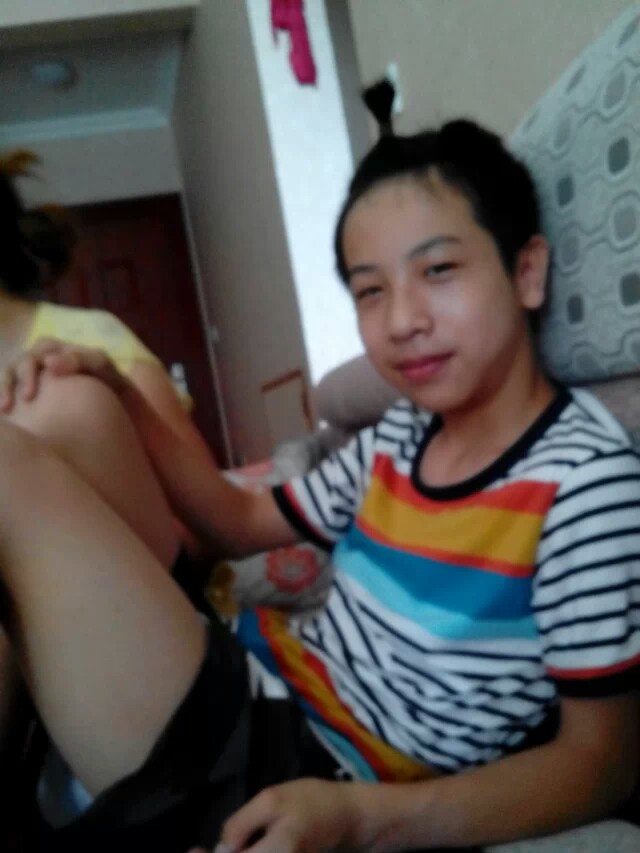
#> input picture 1408248995520.jpeg, 640 x 853 px, given in place of the camera
$ jupyter execute --allow-errors '1.OpenCV-Python安装.ipynb'   (text cells are left out)
#> lines starting #> are read from the running program, lines starting #| are printed output that depends on the picture; pictures that were not available may be replaced by others from this repository, and a replacement may not be noted
[cell 1]
import cv2
import numpy as np

[cell 2]
img=cv2.imread("test.png",1)          #读取函数，第一个参数图片路径，第二个参数图片类型--1代表彩色图片，2代表灰度图片

[cell 3]
cv2.imshow("image",img)               #显示函数 窗口名+图片对象
key = cv2.waitKey(0)                  #等待函数，参数为等待的时间，单位是毫秒。0为一直等待
#> (key q is pressed here)
if key==27: #按esc键时，关闭所有窗口
    print(key)
    cv2.destroyAllWindows()           #销毁窗口

#> (a cell that did not finish here is left out)

[cell 5]
scale_percent = 20  # percent of original size        #缩放比例
#> (the rest of this cell did not finish here and is left out)

#> (a cell that did not finish here is left out)

[cell 7]
cv2.imshow("imag",img)
key = cv2.waitKey(0)
#> (key q is pressed here)
if key==27: #按esc键时，关闭所有窗口
    print(key)
    cv2.destroyAllWindows()

[cell 8]
#url="http://admin:admin@192.168.1.103:8081/"   #网络摄像头
#capture = cv2.VideoCapture(url)

capture = cv2.VideoCapture(0)   #0为默认摄像头
while(True):
    # 获取一帧
    ret, frame = capture.read()
#> frame is the input picture: shape (853, 640, 3); mean B, G, R 81.6, 83.8, 87.2
    frame = cv2.flip(frame, 1)
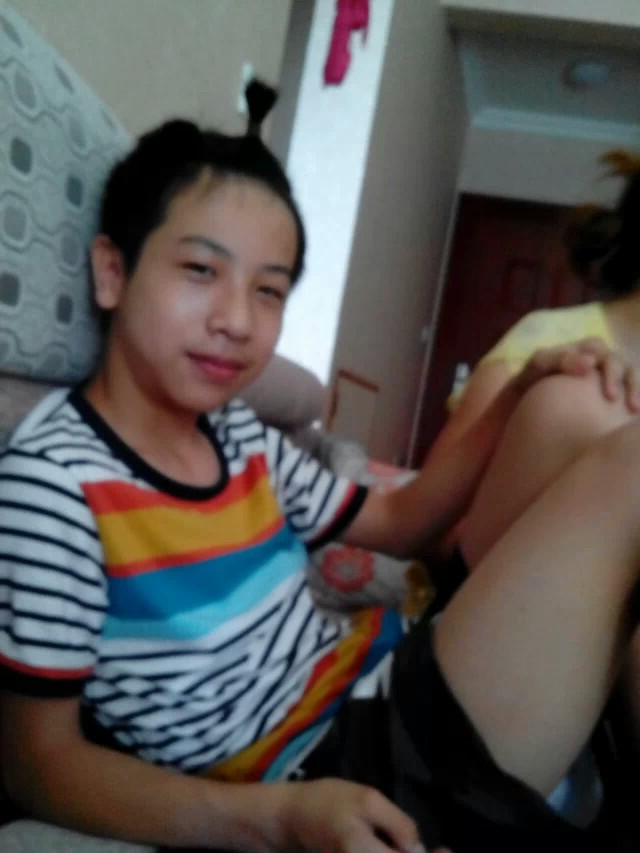
#> frame: shape (853, 640, 3); mean B, G, R 81.6, 83.8, 87.2

    frame = cv2.medianBlur(frame, 5)  # 中值滤波
    # 将这帧转换为灰度图
    cv2.imshow('frame', frame)
    if cv2.waitKey(1) == ord('q'):
#> (key q is pressed here)
        cv2.destroyAllWindows()
        break
capture.release()                 #释放摄像头

[cell 9]
# 播放本地视频
capture = cv2.VideoCapture('demo_video.mp4')

while(capture.isOpened()):
    ret, frame = capture.read()
    gray = cv2.cvtColor(frame, cv2.COLOR_BGR2GRAY)
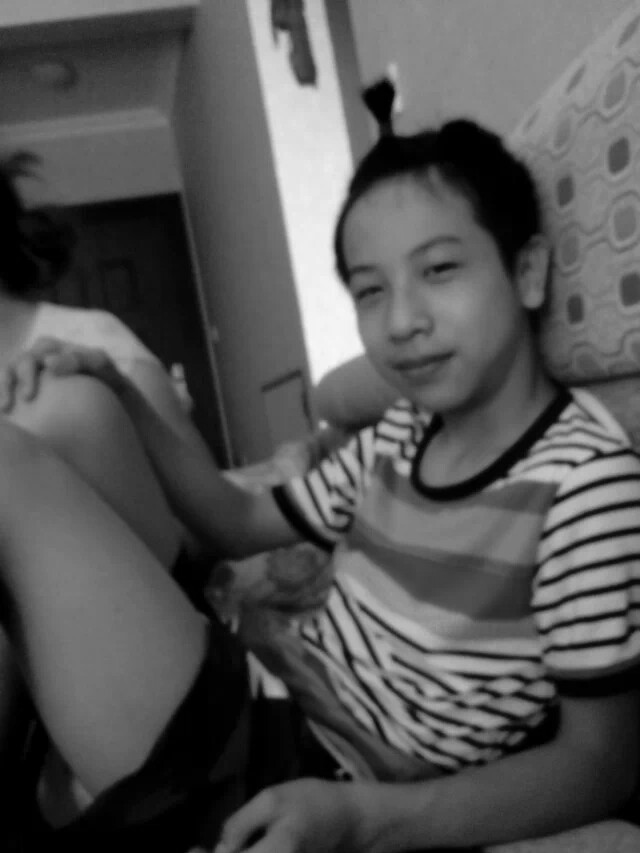
#> gray: shape (853, 640); min 0, max 249, mean 84.5

    cv2.imshow('frame', gray)
    if cv2.waitKey(30) == ord('q'):
#> (key q is pressed here)
        break

#> (a cell that did not finish here is left out)

#> (a cell that did not finish here is left out)

[cell 12]
img = cv2.imread('dog.png', 0)
# 均值滤波vs中值滤波
#> (the rest of this cell did not finish here and is left out)

[cell 13]
import cv2
import numpy as np

[cell 14]
img=cv2.imread("timg.jpg",0)
#ret, img = cv2.threshold(img, 80, 255, cv2.THRESH_BINARY)                   #阈值化

[cell 15]
img1=img

[cell 16]
cv2.imshow("img_gray",img)
key = cv2.waitKey(0)
#> (key q is pressed here)

$ run again, on 20210724151229.png
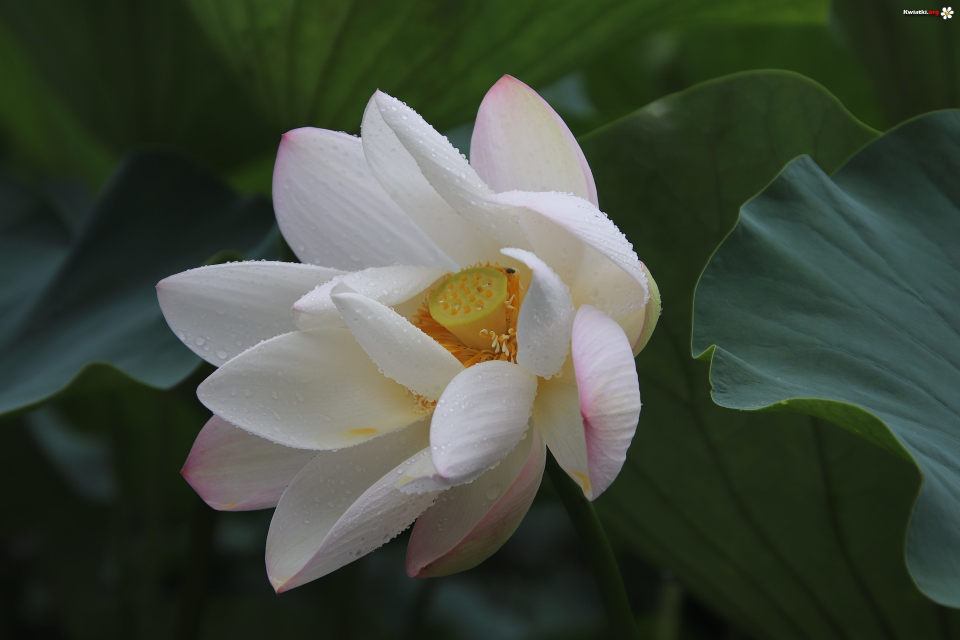
#> input picture 20210724151229.png, 1920 x 1280 px, given in place of the camera (shown at 1/2 size)
#> frame is the input picture: shape (1280, 1920, 3); mean B, G, R 60.6, 74.2, 65.7
#> `frame = cv2.flip(frame, 1)`:
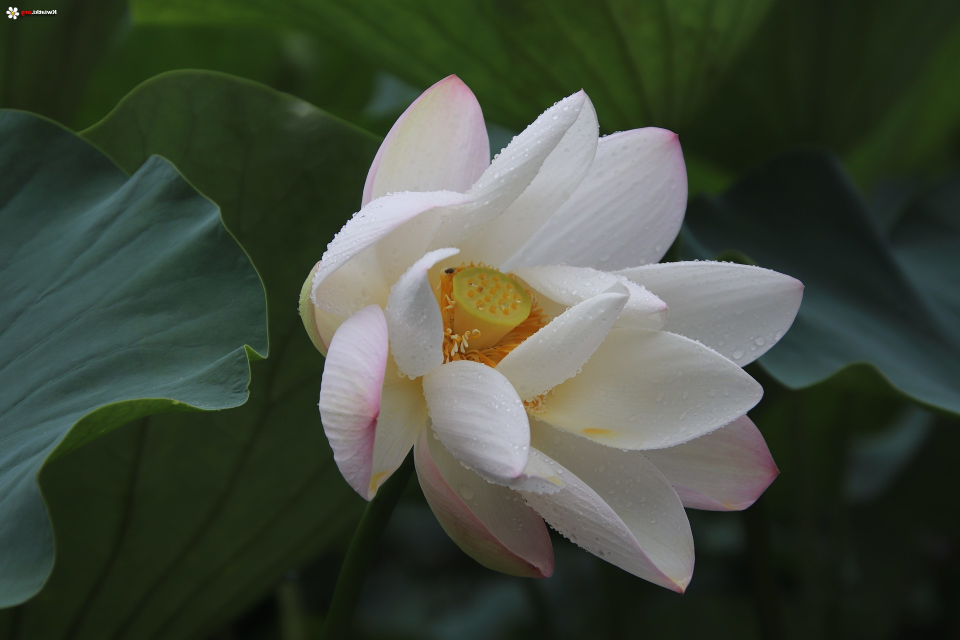
#> frame: shape (1280, 1920, 3) (shown at 1/2 size); mean B, G, R 60.6, 74.2, 65.7
#> `gray = cv2.cvtColor(frame, cv2.COLOR_BGR2GRAY)`:
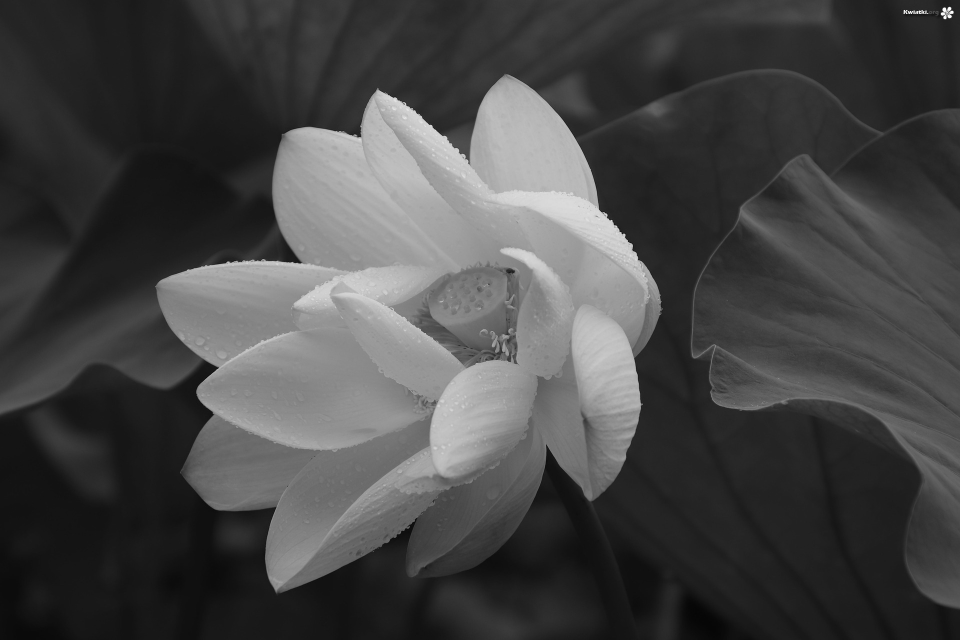
#> gray: shape (1280, 1920) (shown at 1/2 size); min 0, max 255, mean 70.1

$ run again, on girl_shell_hare_167320_1920x1200.jpg
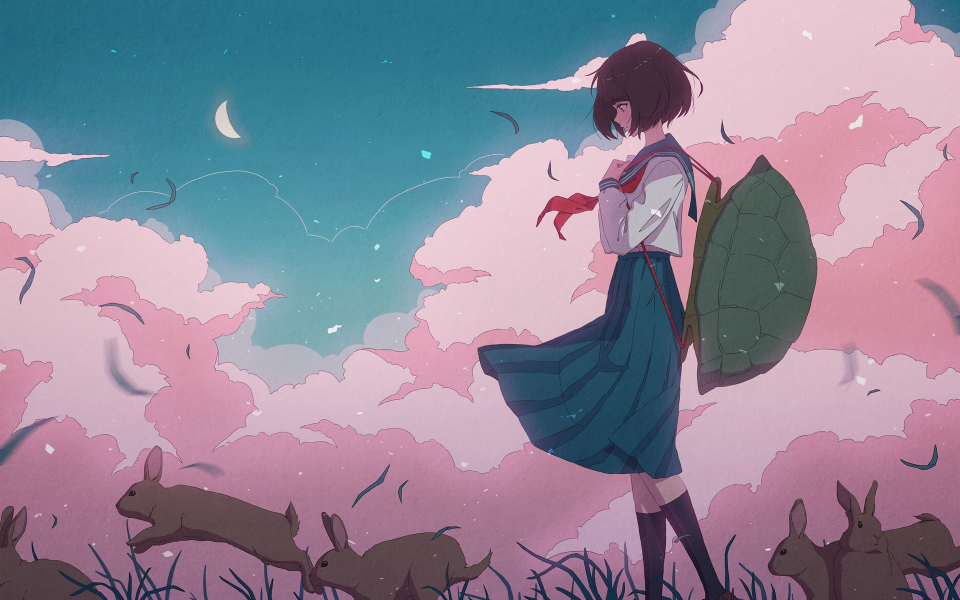
#> input picture girl_shell_hare_167320_1920x1200.jpg, 1920 x 1200 px, given in place of the camera (shown at 1/2 size)
#> frame is the input picture: shape (1200, 1920, 3); mean B, G, R 152.9, 134.6, 142
#> `frame = cv2.flip(frame, 1)`:
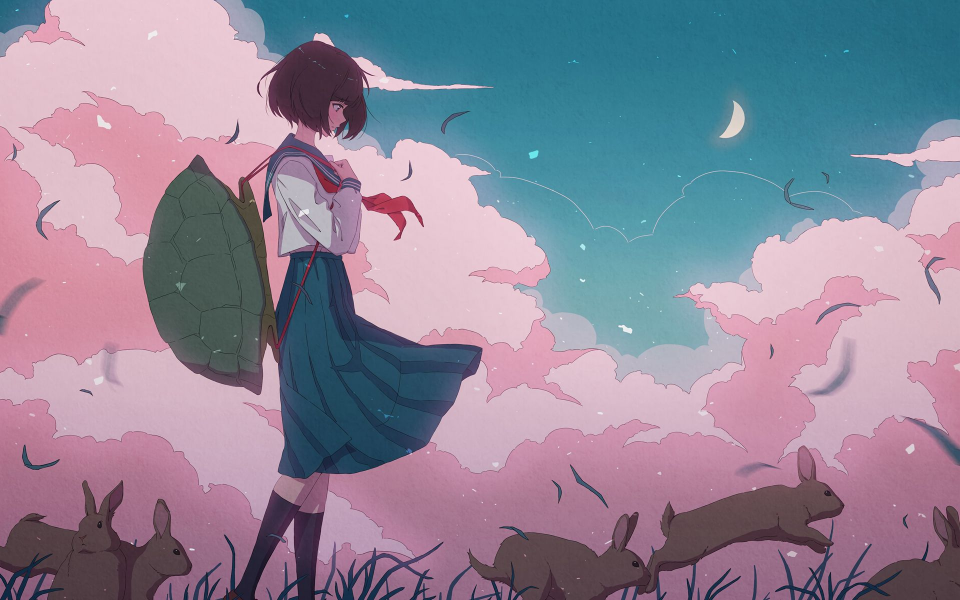
#> frame: shape (1200, 1920, 3) (shown at 1/2 size); mean B, G, R 152.9, 134.6, 142
#> `gray = cv2.cvtColor(frame, cv2.COLOR_BGR2GRAY)`:
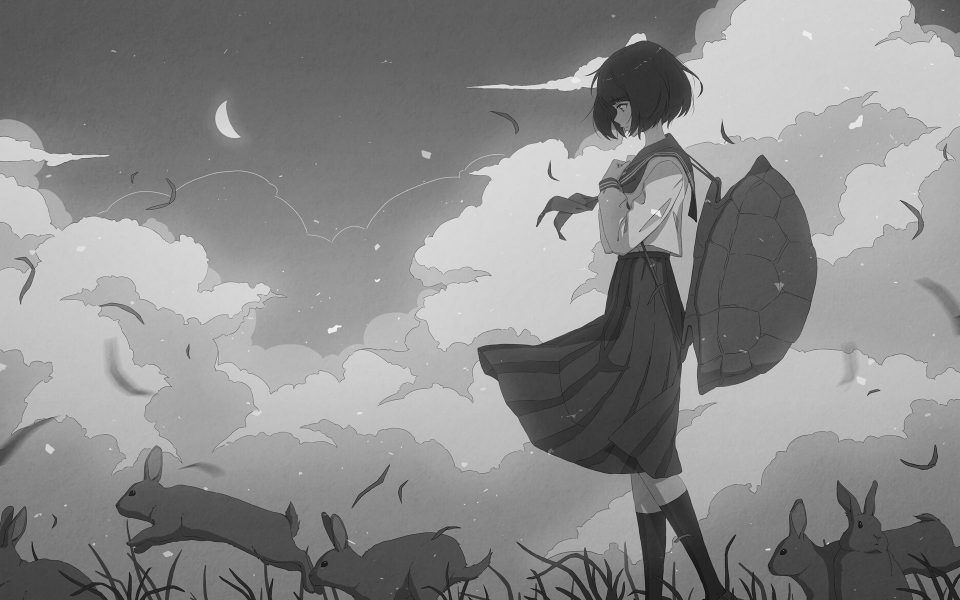
#> gray: shape (1200, 1920) (shown at 1/2 size); min 3, max 255, mean 138.8
